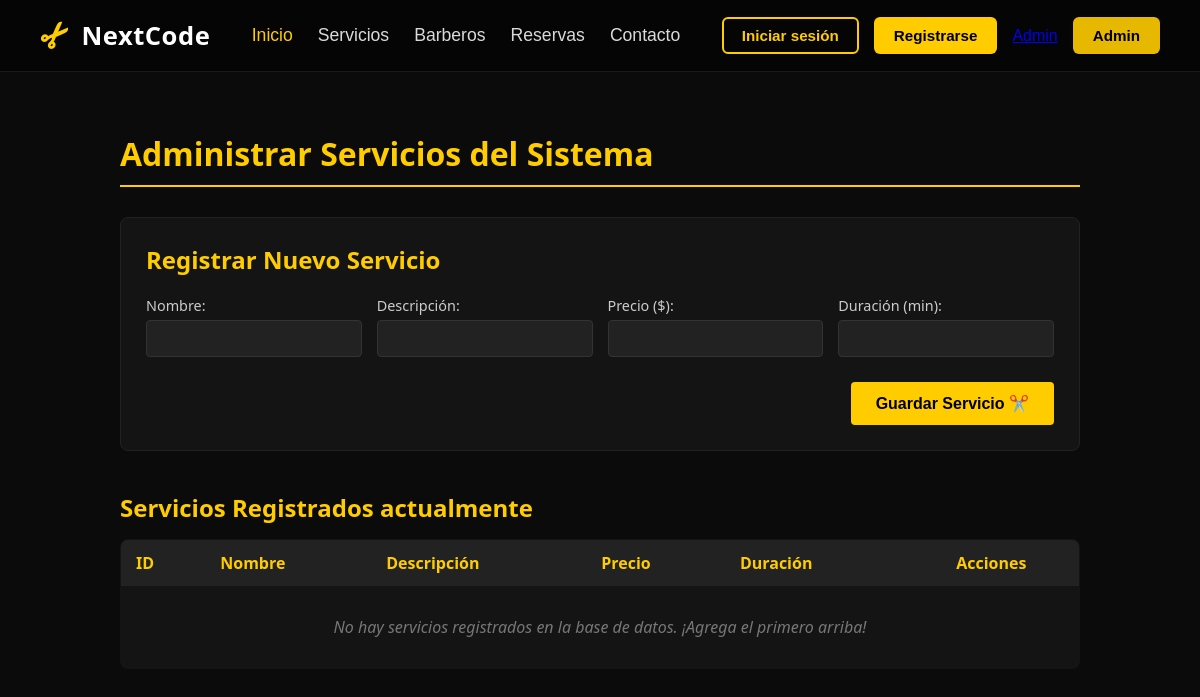
The app's page /administrar/servicios/, older data.
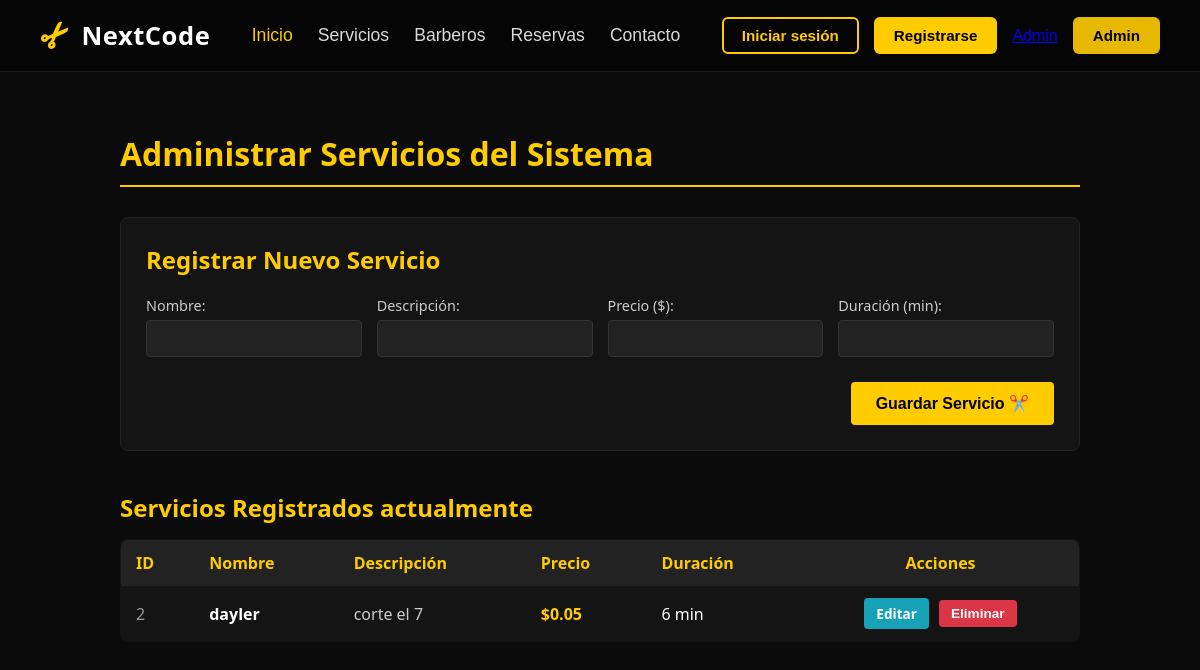
The same page, newer data.
### barberia/models.py (models this page shows, shortened)
class Servicio(models.Model):
    PK_idServicio = models.AutoField(primary_key=True)
    UK_servicios_nombre = models.CharField(max_length=100, unique=True)
    descripcion = models.TextField()
    precio = models.DecimalField(max_digits=10, decimal_places=2)
    duracion = models.IntegerField(help_text="Duración en minutos")

### barberia/views.py (the view, shortened to what this page needs)
# urls.py: path('administrar/servicios/', views.administrar_servicios, name='administrar_servicios'),
def administrar_servicios(request):
    todos_los_servicios = Servicio.objects.all()
    return render(request, 'barberia/administrar_servicios.html', {'servicios': todos_los_servicios})

### barberia/templates/barberia/administrar_servicios.html (shortened to what this page needs)
{% extends 'barberia/base.html' %}
{% block content %}
<div style="max-width: 1000px; margin: 40px auto; padding: 20px; font-family: 'Segoe UI', Tahoma, Geneva, Verdana, sans-serif; color: #fff;">
    <h1 style="color: #ffcc00; border-bottom: 2px solid #ffcc00; padding-bottom: 10px; margin-bottom: 30px;">
        Administrar Servicios del Sistema
    </h1>
    <div style="background: #141414; padding: 25px; border-radius: 8px; border: 1px solid #222; margin-bottom: 40px;">
        <h2 style="margin-top: 0; color: #ffcc00; font-size: 1.5rem; margin-bottom: 20px;">Registrar Nuevo Servicio</h2>
        <form method="POST" style="display: grid; grid-template-columns: repeat(auto-fit, minmax(200px, 1fr)); gap: 15px; align-items: end;">
            <div>
                <label style="display: block; margin-bottom: 5px; font-size: 0.9rem; color: #ccc;">Nombre:</label>
                <input type="text" name="nombre" required style="width: 100%; padding: 10px; background: #222; border: 1px solid #333; color: white; border-radius: 4px; box-sizing: border-box;">
            </div>
            <div>
                <label style="display: block; margin-bottom: 5px; font-size: 0.9rem; color: #ccc;">Descripción:</label>
                <input type="text" name="descripcion" required style="width: 100%; padding: 10px; background: #222; border: 1px solid #333; color: white; border-radius: 4px; box-sizing: border-box;">
            </div>
            <div>
                <label style="display: block; margin-bottom: 5px; font-size: 0.9rem; color: #ccc;">Precio ($):</label>
                <input type="number" name="precio" min="0" step="0.01" required style="width: 100%; padding: 10px; background: #222; border: 1px solid #333; color: white; border-radius: 4px; box-sizing: border-box;">
            </div>
            <div>
                <label style="display: block; margin-bottom: 5px; font-size: 0.9rem; color: #ccc;">Duración (min):</label>
                <input type="number" name="duracion" min="1" required style="width: 100%; padding: 10px; background: #222; border: 1px solid #333; color: white; border-radius: 4px; box-sizing: border-box;">
            </div>
            <div style="grid-column: 1 / -1; text-align: right; margin-top: 10px;">
                <button type="submit" style="background: #ffcc00; color: black; font-weight: bold; border: none; padding: 12px 25px; border-radius: 4px; cursor: pointer; transition: 0.3s; font-size: 1rem;">
                    Guardar Servicio ✂️
                </button>
            </div>
        </form>
    </div>
    <h2 style="color: #ffcc00; font-size: 1.5rem; margin-bottom: 15px;">Servicios Registrados actualmente</h2>
    <div style="overflow-x: auto;">
        <table style="width: 100%; border-collapse: collapse; background: #141414; border-radius: 8px; overflow: hidden; border: 1px solid #222;">
            <thead>
                <tr style="background: #222; color: #ffcc00; text-align: left;">
                    <th style="padding: 12px 15px;">ID</th>
                    <th style="padding: 12px 15px;">Nombre</th>
                    <th style="padding: 12px 15px;">Descripción</th>
                    <th style="padding: 12px 15px;">Precio</th>
                    <th style="padding: 12px 15px;">Duración</th>
                    <th style="padding: 12px 15px; text-align: center;">Acciones</th>
                </tr>
            </thead>
            <tbody>
                {% for servicio in servicios %}
                <tr style="border-bottom: 1px solid #222; transition: 0.2s;">
                    <td style="padding: 12px 15px; color: #999;">{{ servicio.PK_idServicio }}</td>
                    <td style="padding: 12px 15px; font-weight: bold;">{{ servicio.UK_servicios_nombre }}</td>
                    <td style="padding: 12px 15px; color: #ccc;">{{ servicio.descripcion }}</td>
                    <td style="padding: 12px 15px; color: #ffcc00; font-weight: bold;">${{ servicio.precio }}</td>
                    <td style="padding: 12px 15px;">{{ servicio.duracion }} min</td>
                    <td style="padding: 12px 15px; display: flex; gap: 10px; justify-content: center; align-items: center;">
                        <a href="{% url 'editar_servicio' servicio.PK_idServicio %}" style="background: #17a2b8; color: white; padding: 6px 12px; text-decoration: none; border-radius: 4px; font-size: 0.85rem; font-weight: bold;">
                            Editar
                        </a>
                        <form method="POST" action="{% url 'eliminar_servicio' servicio.PK_idServicio %}" style="margin: 0;">
                            <button type="submit" onclick="return confirm('¿Seguro que deseas eliminar este servicio?')" style="background: #dc3545; color: white; border: none; padding: 6px 12px; border-radius: 4px; cursor: pointer; font-size: 0.85rem; font-weight: bold;">
                                Eliminar
                            </button>
                        </form>
                    </td>
                </tr>
                {% empty %}
                <tr>
                    <td colspan="6" style="padding: 30px; text-align: center; color: #777; font-style: italic;">
                        No hay servicios registrados en la base de datos. ¡Agrega el primero arriba!
                    </td>
                </tr>
                {% endfor %}
            </tbody>
        </table>
    </div>
</div>
{% endblock %}

### barberia/templates/barberia/base.html (shortened to what this page needs)
{% load static %}
<!DOCTYPE html>
<html lang="es">
<head>
    <link rel="stylesheet" href="{% static 'barberia/css/estilos.css' %}">
</head>
<body>
    <header class="main-header">
        <div class="logo-container">
            <span class="logo-icon">✂</span>
            <h1 class="logo-text">NextCode</h1>
        </div>
        <nav class="nav-menu">
            <a href="{% url 'inicio' %}" class="nav-link active">Inicio</a>
            <a href="{% url 'servicios' %}" class="nav-link">Servicios</a>
            <a href="#" class="nav-link">Barberos</a>
            <a href="#" class="nav-link">Reservas</a>
            <a href="#" class="nav-link">Contacto</a>
        </nav>
        <div class="auth-buttons">
            <a href="{% url 'login' %}" class="btn-outline">Iniciar sesión</a>
            <a href="{% url 'clientes' %}" class="btn-solid">Registrarse</a>
            <a href="{% url 'administrar_servicios' %}" class="...">Admin</a>
            <a href="/admin/" class="btn-dark">Admin</a>
        </div>
    </header>
    <main>
        {% block content %}
        {% endblock %}
    </main>
</body>
</html>

### barberia/static/barberia/css/estilos.css (style rules this page uses)
* { margin: 0; padding: 0; box-sizing: border-box; }
body { background-color: #0b0b0b; font-family: 'Arial', sans-serif; color: #ffffff; }
.main-header { background-color: #050505; border-bottom: 1px solid #1a1a1a; display: flex; align-items: center; justify-content: space-between; padding: 15px 40px; }
.logo-container { display: flex; align-items: center; gap: 12px; }
.logo-icon { color: #ffcc00; font-size: 2.2rem; transform: rotate(-45deg); display: inline-block; font-weight: bold; }
.logo-text { color: #ffffff; font-size: 1.6rem; font-weight: bold; font-family: 'Segoe UI', sans-serif; letter-spacing: 0.5px; }
.nav-menu { display: flex; gap: 25px; align-items: center; }
.nav-link { color: #ffffff; text-decoration: none; font-size: 1.1rem; font-weight: 500; opacity: 0.85; transition: 0.3s; }
.nav-link.active, .nav-link:hover { color: #ffcc00; opacity: 1; }
.auth-buttons { display: flex; align-items: center; gap: 15px; }
.btn-outline { color: #ffcc00; text-decoration: none; border: 2px solid #ffcc00; padding: 8px 18px; border-radius: 6px; font-weight: bold; font-size: 0.95rem; transition: 0.3s; }
.btn-solid { background-color: #ffcc00; color: #000000; text-decoration: none; padding: 10px 20px; border-radius: 6px; font-weight: bold; font-size: 0.95rem; transition: 0.3s; }
.btn-dark { background-color: #e6b800; color: #000000; text-decoration: none; padding: 10px 20px; border-radius: 6px; font-weight: bold; font-size: 0.95rem; transition: 0.3s; }

Row changes from the older to the newer data that the page shows:
added Servicio: PK_idServicio "2", UK_servicios_nombre "dayler", descripcion "corte el 7", precio "0.05", duracion "6"
Text that changed along with them:
text no longer shown: "No hay servicios registrados en la base de datos. ¡Agrega el primero arriba!"
